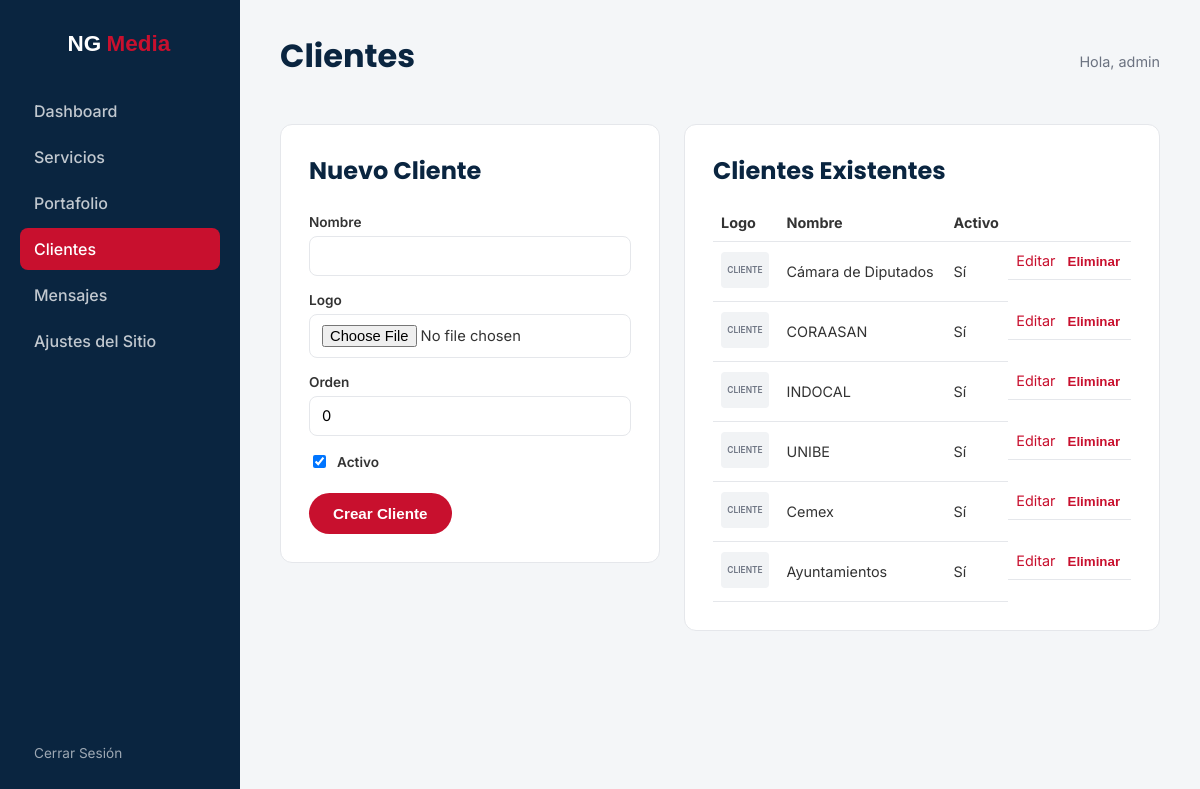
Screenshot of /admin/clients.php (signed in) with the database file from the repository.
### tables this page shows
CREATE TABLE IF NOT EXISTS clients (
    id INT UNSIGNED AUTO_INCREMENT PRIMARY KEY,
    name VARCHAR(150) NOT NULL,
    logo_path VARCHAR(255) NOT NULL,
    sort_order INT UNSIGNED NOT NULL DEFAULT 0,
    active TINYINT(1) NOT NULL DEFAULT 1
);

### includes/functions.php (called while the page is built, shortened)
<?php
function e(?string $value): string
{
    return htmlspecialchars($value ?? '', ENT_QUOTES, 'UTF-8');
}

### admin/clients.php (the view, shortened to what this page needs)
<?php
require __DIR__ . '/auth.php';
$pageTitle = 'Clientes';
$clients = $pdo->query('SELECT * FROM clients ORDER BY sort_order ASC, id ASC')->fetchAll();
$editItem = null;
require __DIR__ . '/includes/admin-header.php';
?>
<div class="admin-grid">
    <div class="admin-card">
        <h2><?= $editItem ? 'Editar Cliente' : 'Nuevo Cliente' ?></h2>
        <form method="post" class="admin-form" enctype="multipart/form-data">
            <label for="name">Nombre</label>
            <input type="text" id="name" name="name" required value="<?= e($editItem['name'] ?? '') ?>">
            <label for="logo">Logo <?= $editItem ? '(dejar vacío para conservar el actual)' : '' ?></label>
            <input type="file" id="logo" name="logo" accept="image/jpeg,image/png,image/webp">
            <label for="sort_order">Orden</label>
            <input type="number" id="sort_order" name="sort_order" value="<?= e((string)($editItem['sort_order'] ?? 0)) ?>">
            <label class="checkbox-label">
                <input type="checkbox" name="active" <?= ($editItem['active'] ?? 1) ? 'checked' : '' ?>> Activo
            </label>
            <button type="submit" class="btn btn-accent"><?= $editItem ? 'Guardar Cambios' : 'Crear Cliente' ?></button>
        </form>
    </div>
    <div class="admin-card">
        <h2>Clientes Existentes</h2>
        <table class="admin-table">
            <thead><tr><th>Logo</th><th>Nombre</th><th>Activo</th><th></th></tr></thead>
            <tbody>
            <?php foreach ($clients as $client): ?>
                <tr>
                    <td><img src="../<?= e($client['logo_path']) ?>" alt="" class="admin-thumb-sm"></td>
                    <td><?= e($client['name']) ?></td>
                    <td><?= $client['active'] ? 'Sí' : 'No' ?></td>
                    <td class="table-actions">
                        <a href="clients.php?edit=<?= (int) $client['id'] ?>">Editar</a>
                        <form method="post" onsubmit="return confirm('¿Eliminar este cliente?');">
                            <button type="submit" class="btn-link-danger">Eliminar</button>
                        </form>
                    </td>
                </tr>
            <?php endforeach; ?>
            </tbody>
        </table>
    </div>
</div>
<?php require __DIR__ . '/includes/admin-footer.php'; ?>

### admin/includes/admin-header.php (shortened to what this page needs)
<?php
$currentPage = basename($_SERVER['SCRIPT_NAME']);
$navItems = [
    'index.php'     => 'Dashboard',
    'services.php'  => 'Servicios',
    'portfolio.php' => 'Portafolio',
    'clients.php'   => 'Clientes',
    'messages.php'  => 'Mensajes',
    'settings.php'  => 'Ajustes del Sitio',
];
?>
<!DOCTYPE html>
<html lang="es">
<head>
<link rel="stylesheet" href="../assets/css/admin.css">
</head>
<body class="admin-body">
<div class="admin-shell">
    <aside class="admin-sidebar">
        <img src="../assets/img/logo-white.svg" alt="NG Media" class="admin-logo">
        <nav>
            <?php foreach ($navItems as $href => $label): ?>
            <a href="<?= e($href) ?>" class="<?= $currentPage === $href ? 'is-active' : '' ?>"><?= e($label) ?></a>
            <?php endforeach; ?>
        </nav>
        <a href="logout.php" class="admin-logout">Cerrar Sesión</a>
    </aside>
    <main class="admin-content">
        <header class="admin-topbar">
            <h1><?= e($pageTitle ?? '') ?></h1>
            <span>Hola, <?= e($_SESSION['admin_username'] ?? '') ?></span>
        </header>

### admin/includes/admin-footer.php
    </main>
</div>
</body>
</html>

### assets/css/admin.css (style rules this page uses)
:root { --color-primary: #0A2540; --color-primary-light: #123a5e; --color-accent: #C8102E; --color-accent-dark: #9c0c23; --color-success: #1F8A5C; --color-bg: #F4F6F8; --color-text: #333333; --color-text-light: #6b7280; --color-border: #e5e7eb; --radius: 12px; }
* { box-sizing: border-box; }
body { margin: 0; font-family: 'Inter', sans-serif; color: var(--color-text); background: var(--color-bg); }
h1, h2 { font-family: 'Poppins', sans-serif; color: var(--color-primary); margin: 0 0 16px; }
a { color: var(--color-accent); text-decoration: none; }
.btn { display: inline-flex; align-items: center; justify-content: center; padding: 12px 24px; border-radius: 999px; font-weight: 600; border: none; cursor: pointer; font-size: 0.95rem; }
.btn-accent { background: var(--color-accent); color: #fff; }
.btn-link-danger { background: none; border: none; color: var(--color-accent); cursor: pointer; font-weight: 600; padding: 0; }
.admin-shell { display: flex; min-height: 100vh; }
.admin-sidebar { width: 240px; background: var(--color-primary); color: #fff; display: flex; flex-direction: column; padding: 28px 20px; flex-shrink: 0; }
.admin-logo { height: 30px; margin-bottom: 32px; }
.admin-sidebar nav { display: flex; flex-direction: column; gap: 4px; flex: 1; }
.admin-sidebar nav a { color: rgba(255,255,255,0.75); padding: 11px 14px; border-radius: 8px; font-weight: 500; }
.admin-sidebar nav a.is-active { background: var(--color-accent); color: #fff; }
.admin-logout { color: rgba(255,255,255,0.6); font-size: 0.85rem; padding: 11px 14px; }
.admin-content { flex: 1; padding: 32px 40px; max-width: 1200px; }
.admin-topbar { display: flex; align-items: baseline; justify-content: space-between; margin-bottom: 28px; }
.admin-topbar span { color: var(--color-text-light); font-size: 0.9rem; }
.admin-grid { display: grid; grid-template-columns: 380px 1fr; gap: 24px; align-items: start; }
.admin-card { background: #fff; border-radius: var(--radius); padding: 28px; border: 1px solid var(--color-border); }
.admin-form { display: grid; gap: 6px; }
.admin-form label { font-weight: 600; font-size: 0.85rem; margin-top: 10px; }
.admin-form input[type=text], .admin-form input[type=number], .admin-form input[type=file], .admin-form select, .admin-form textarea { width: 100%; padding: 10px 12px; border-radius: 8px; border: 1px solid var(--color-border); font-family: inherit; font-size: 0.92rem; }
.checkbox-label { display: flex; align-items: center; gap: 8px; font-weight: 500; }
.admin-form .btn { margin-top: 16px; width: fit-content; }
.admin-table { width: 100%; border-collapse: collapse; }
.admin-table th, .admin-table td { text-align: left; padding: 10px 8px; border-bottom: 1px solid var(--color-border); font-size: 0.9rem; }
.admin-thumb-sm { height: 36px; width: 48px; object-fit: cover; border-radius: 4px; }
.table-actions { display: flex; gap: 12px; align-items: center; }
.table-actions form { display: inline; }

### rows the page displays
clients: logo_path (placeholder picture), name "Cámara de Diputados", active "Sí"
clients: logo_path (placeholder picture), name "CORAASAN", active "Sí"
clients: logo_path (placeholder picture), name "INDOCAL", active "Sí"
clients: logo_path (placeholder picture), name "UNIBE", active "Sí"
clients: logo_path (placeholder picture), name "Cemex", active "Sí"
clients: logo_path (placeholder picture), name "Ayuntamientos", active "Sí"

### other values shown
$label "Dashboard"
$label "Servicios"
$label "Portafolio"
$label "Clientes"
$label "Mensajes"
$label "Ajustes del Sitio"
$pageTitle "Clientes"
$_SESSION['admin_username'] "admin"
